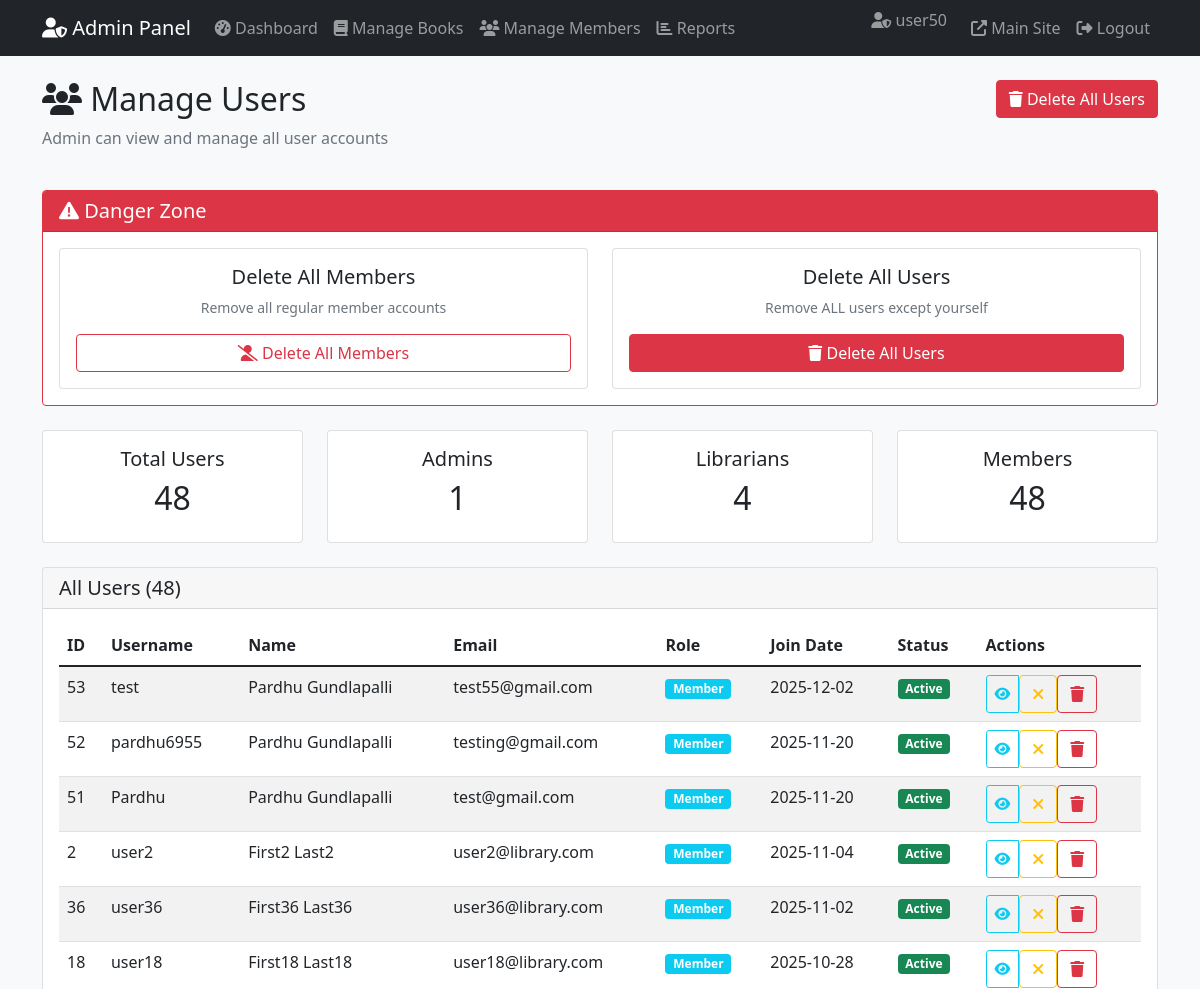
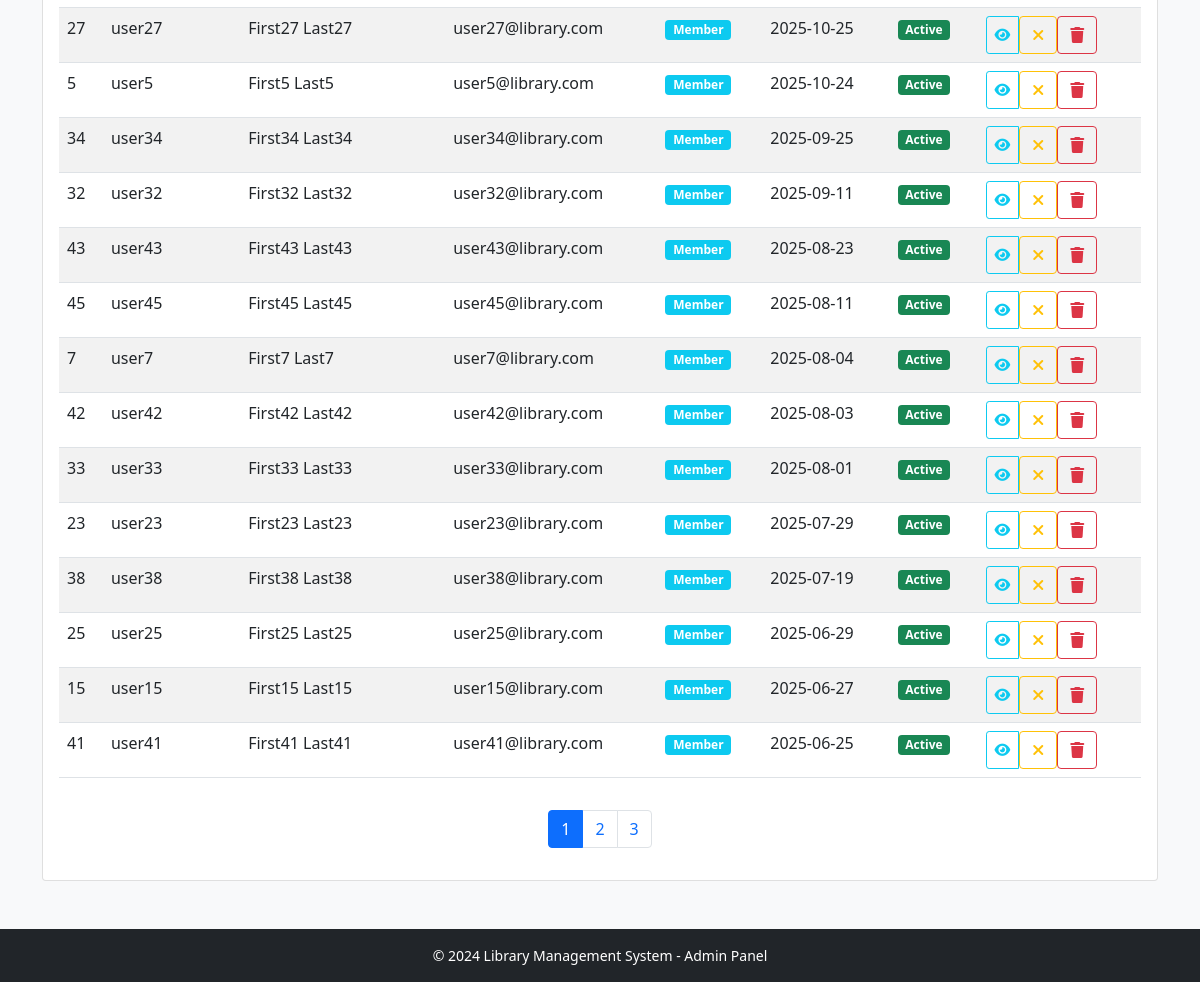
The page /admin/users (signed in) on the database as committed earlier (2 pictures, top to bottom).
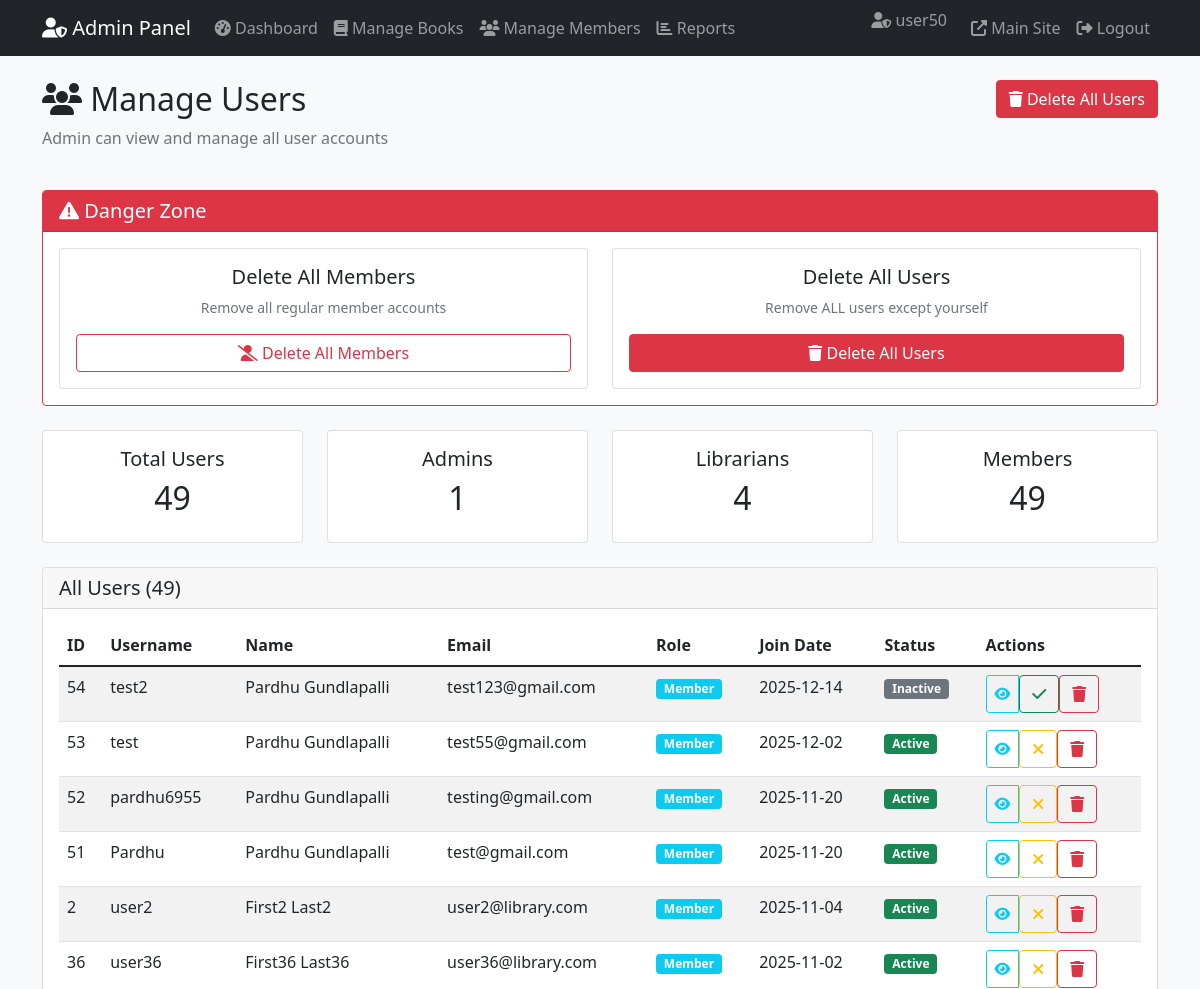
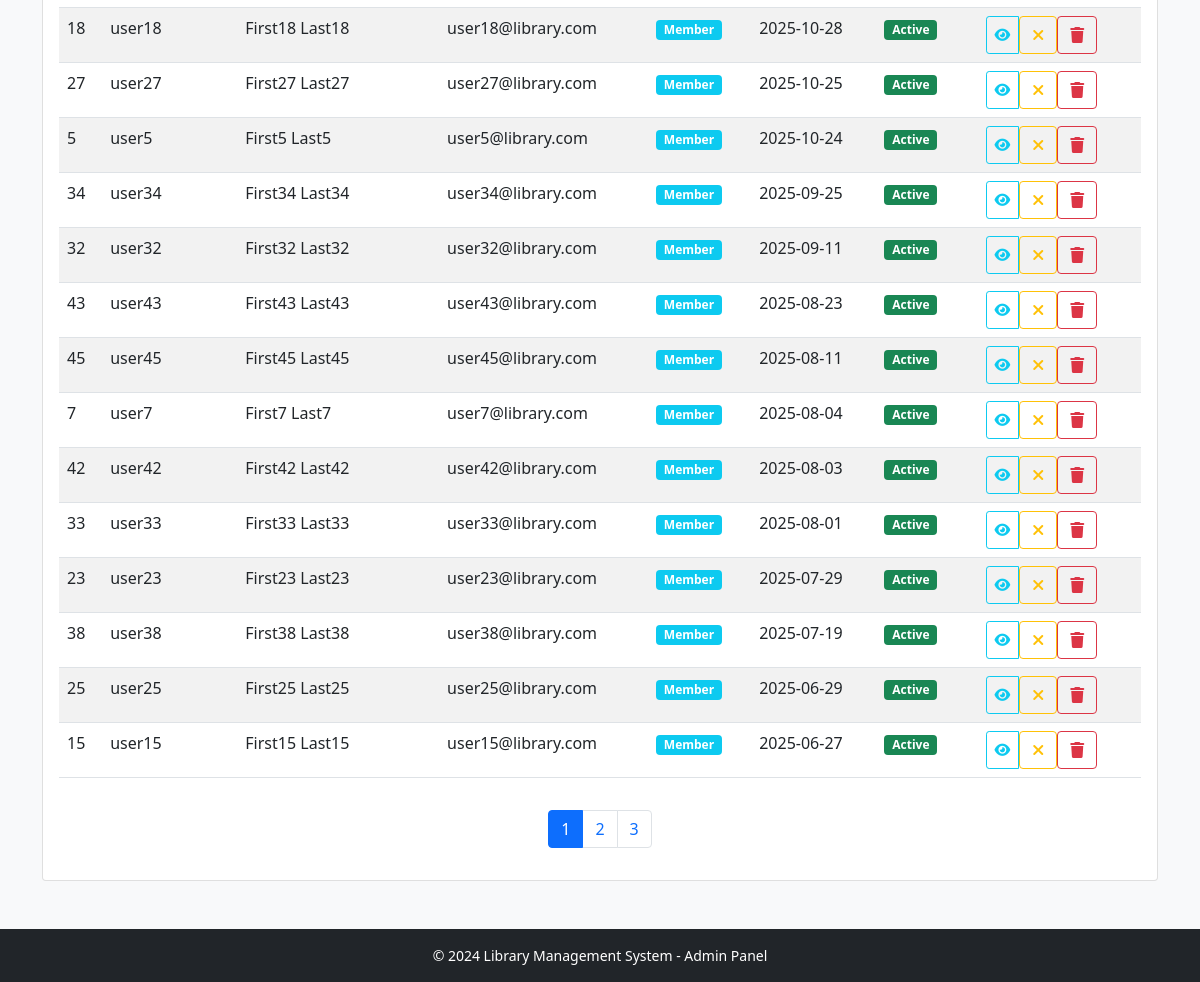
The same page on the database as committed later (2 pictures, top to bottom).
### models/user.py (models this page shows, shortened)
class User(db.Model, UserMixin):
    __tablename__ = 'users'
    id = db.Column(db.Integer, primary_key=True)
    username = db.Column(db.String(80), unique=True, nullable=False)
    email = db.Column(db.String(120), unique=True, nullable=False)
    password_hash = db.Column(db.String(128), nullable=False)
    role = db.Column(db.String(20), nullable=False, default='member')
    first_name = db.Column(db.String(50), nullable=False)
    last_name = db.Column(db.String(50), nullable=False)
    join_date = db.Column(db.DateTime, default=datetime.utcnow)
    is_active = db.Column(db.Boolean, default=True)
    transactions = db.relationship('Transaction', backref='user', lazy=True)
    reservations = db.relationship('Reservation', backref='user', lazy=True)
    fines = db.relationship('Fine', backref='user', lazy=True)

### routes/admin_routes.py (the view)
@admin_bp.route('/admin/users')
@login_required
def admin_users():
    if current_user.role != 'admin':
        flash('Access denied. Admin role required.', 'error')
        return redirect(url_for('index'))
    page = request.args.get('page', 1, type=int)
    users = User.query.filter_by(role='member').order_by(
        User.join_date.desc()
    ).paginate(page=page, per_page=20, error_out=False)
    total_members = User.query.filter_by(role='member').count()
    total_librarians = User.query.filter_by(role='librarian').count()
    total_admins = User.query.filter_by(role='admin').count()
    return render_template('admin/users.html',
                         users=users,
                         total_members=total_members,
                         total_librarians=total_librarians,
                         total_admins=total_admins)

### app.py (called while the page is built)
def create_app():
    app = Flask(__name__)
    app.config.from_object(Config)
    db.init_app(app)
    login_manager = LoginManager()
    login_manager.init_app(app)
    login_manager.login_view = 'auth.login'
    login_manager.login_message_category = 'info'
    @login_manager.user_loader
    def load_user(user_id):
        return User.query.get(int(user_id))
    from routes.auth_routes import auth_bp
    from routes.book_routes import book_bp
    from routes.member_routes import member_bp
    from routes.transaction_routes import transaction_bp
    from routes.admin_routes import admin_bp
    app.register_blueprint(auth_bp)
    app.register_blueprint(book_bp)
    app.register_blueprint(member_bp)
    app.register_blueprint(transaction_bp)
    app.register_blueprint(admin_bp)
    @app.route('/')
    def index():
        return render_template('index.html')
    return app

### templates/admin/users.html (shortened to what this page needs)
{% extends "admin_base.html" %}
{% block content %}
<div class="row">
    <div class="col-md-8">
        <h2><i class="fas fa-users"></i> Manage Users</h2>
        <p class="text-muted">Admin can view and manage all user accounts</p>
    </div>
    <div class="col-md-4 text-end">
        <button type="button" class="btn btn-danger" data-bs-toggle="modal" data-bs-target="#deleteAllModal">
            <i class="fas fa-trash"></i> Delete All Users
        </button>
    </div>
</div>
<div class="card border-danger mt-4">
    <div class="card-header bg-danger text-white">
        <h5 class="mb-0"><i class="fas fa-exclamation-triangle"></i> Danger Zone</h5>
    </div>
    <div class="card-body">
        <div class="row">
            <div class="col-md-6">
                <div class="card">
                    <div class="card-body text-center">
                        <h5>Delete All Members</h5>
                        <p class="text-muted small">Remove all regular member accounts</p>
                        <form method="POST" action="{{ url_for('admin.delete_all_members') }}"
                              onsubmit="return confirm('⚠️ WARNING: This will delete ALL member accounts! This action cannot be undone. Continue?');">
                            <button type="submit" class="btn btn-outline-danger w-100">
                                <i class="fas fa-user-slash"></i> Delete All Members
                            </button>
                        </form>
                    </div>
                </div>
            </div>
            <div class="col-md-6">
                <div class="card">
                    <div class="card-body text-center">
                        <h5>Delete All Users</h5>
                        <p class="text-muted small">Remove ALL users except yourself</p>
                        <button type="button" class="btn btn-danger w-100" data-bs-toggle="modal" data-bs-target="#deleteAllModal">
                            <i class="fas fa-trash"></i> Delete All Users
                        </button>
                    </div>
                </div>
            </div>
        </div>
    </div>
</div>
<div class="row mt-4">
    <div class="col-md-3">
        <div class="card">
            <div class="card-body text-center">
                <h5>Total Users</h5>
                <h2>{{ users.total }}</h2>
            </div>
        </div>
    </div>
    <div class="col-md-3">
        <div class="card">
            <div class="card-body text-center">
                <h5>Admins</h5>
                <h2>{{ total_admins }}</h2>
            </div>
        </div>
    </div>
    <div class="col-md-3">
        <div class="card">
            <div class="card-body text-center">
                <h5>Librarians</h5>
                <h2>{{ total_librarians }}</h2>
            </div>
        </div>
    </div>
    <div class="col-md-3">
        <div class="card">
            <div class="card-body text-center">
                <h5>Members</h5>
                <h2>{{ total_members }}</h2>
            </div>
        </div>
    </div>
</div>
<div class="card mt-4">
    <div class="card-header">
        <h5 class="mb-0">All Users ({{ users.total }})</h5>
    </div>
    <div class="card-body">
        {% if users.items %}
            <div class="table-responsive">
                <table class="table table-striped table-hover">
                    <thead>
                        <tr>
                            <th>ID</th>
                            <th>Username</th>
                            <th>Name</th>
                            <th>Email</th>
                            <th>Role</th>
                            <th>Join Date</th>
                            <th>Status</th>
                            <th>Actions</th>
                        </tr>
                    </thead>
                    <tbody>
                        {% for user in users.items %}
                        <tr>
                            <td>{{ user.id }}</td>
                            <td>{{ user.username }}</td>
                            <td>{{ user.first_name }} {{ user.last_name }}</td>
                            <td>{{ user.email }}</td>
                            <td>
                                <span class="badge
                                    {% if user.role == 'admin' %}bg-danger
                                    {% elif user.role == 'librarian' %}bg-warning
                                    {% else %}bg-info{% endif %}">
                                    {{ user.role|title }}
                                </span>
                            </td>
                            <td>{{ user.join_date.strftime('%Y-%m-%d') if user.join_date else 'N/A' }}</td>
                            <td>
                                {% if user.is_active %}
                                    <span class="badge bg-success">Active</span>
                                {% else %}
                                    <span class="badge bg-secondary">Inactive</span>
                                {% endif %}
                            </td>
                            <td>
                                <div class="btn-group btn-group-sm">
                                    <button class="btn btn-outline-info view-user-btn"
                                            data-user-id="{{ user.id }}"
                                            data-username="{{ user.username }}"
                                            data-firstname="{{ user.first_name }}"
                                            data-lastname="{{ user.last_name }}"
                                            data-email="{{ user.email }}"
                                            data-role="{{ user.role }}"
                                            data-joindate="{{ user.join_date.strftime('%Y-%m-%d') if user.join_date else '' }}"
                                            data-isactive="{{ user.is_active|lower }}"
                                            title="View Details">
                                        <i class="fas fa-eye"></i>
                                    </button>
                                    {% if user.id != current_user.id %}
                                        <form method="POST"
                                              action="{{ url_for('admin.deactivate_user', user_id=user.id) }}"
                                              class="d-inline">
                                            <button type="submit"
                                                    class="btn {% if user.is_active %}btn-outline-warning{% else %}btn-outline-success{% endif %}"
                                                    title="{% if user.is_active %}Deactivate{% else %}Activate{% endif %} User"
                                                    onclick="return confirm('{% if user.is_active %}Deactivate{% else %}Activate{% endif %} user {{ user.username }}?');">
                                                <i class="fas fa-{% if user.is_active %}times{% else %}check{% endif %}"></i>
                                            </button>
                                        </form>
                                        <form method="POST"
                                              action="{{ url_for('admin.delete_user', user_id=user.id) }}"
                                              class="d-inline">
                                            <button type="submit"
                                                    class="btn btn-outline-danger"
                                                    title="Delete User"
                                                    onclick="return confirm('⚠️ Delete user {{ user.username }} permanently? This action cannot be undone!');">
                                                <i class="fas fa-trash"></i>
                                            </button>
                                        </form>
                                    {% else %}
                                        <button class="btn btn-outline-secondary" disabled title="Current User">
                                            <i class="fas fa-user"></i>
                                        </button>
                                    {% endif %}
                                </div>
                            </td>
                        </tr>
                        {% endfor %}
                    </tbody>
                </table>
            </div>
            {% if users.pages > 1 %}
            <nav aria-label="Page navigation" class="mt-3">
                <ul class="pagination justify-content-center">
                    {% for page_num in users.iter_pages() %}
                        {% if page_num %}
                            <li class="page-item {% if page_num == users.page %}active{% endif %}">
                                <a class="page-link" href="{{ url_for('admin.admin_users', page=page_num) }}">
                                    {{ page_num }}
                                </a>
                            </li>
                        {% else %}
                            <li class="page-item disabled"><span class="page-link">…</span></li>
                        {% endif %}
                    {% endfor %}
                </ul>
            </nav>
            {% endif %}
        {% else %}
            <div class="alert alert-info text-center py-5">
                <i class="fas fa-users fa-3x mb-3"></i>
                <h4>No Users Found</h4>
                <p>There are no users in the system.</p>
            </div>
        {% endif %}
    </div>
</div>
{% endblock %}

### templates/admin_base.html (shortened to what this page needs)
<!DOCTYPE html>
<html lang="en">
<head>
    <link href="https://cdn.jsdelivr.net/npm/bootstrap@5.1.3/dist/css/bootstrap.min.css" rel="stylesheet">
    <link href="{{ url_for('static', filename='css/style.css') }}" rel="stylesheet">
    <link rel="stylesheet" href="https://cdnjs.cloudflare.com/ajax/libs/font-awesome/6.4.0/css/all.min.css">
</head>
<body>
    <nav class="navbar navbar-expand-lg navbar-dark bg-dark">
        <div class="container">
            <a class="navbar-brand" href="{{ url_for('admin.admin_dashboard') }}">
                <i class="fas fa-user-shield"></i> Admin Panel
            </a>
            <div class="collapse navbar-collapse" id="adminNav">
                <ul class="navbar-nav me-auto">
                    <li class="nav-item">
                        <a class="nav-link" href="{{ url_for('admin.admin_dashboard') }}">
                            <i class="fas fa-tachometer-alt"></i> Dashboard
                        </a>
                    </li>
                    <li class="nav-item">
                        <a class="nav-link" href="{{ url_for('admin.admin_books') }}">
                            <i class="fas fa-book"></i> Manage Books
                        </a>
                    </li>
                    <li class="nav-item">
                        <a class="nav-link" href="{{ url_for('admin.admin_users') }}">
                            <i class="fas fa-users"></i> Manage Members
                        </a>
                    </li>
                    <li class="nav-item">
                        <a class="nav-link" href="{{ url_for('admin.admin_reports') }}">
                            <i class="fas fa-chart-bar"></i> Reports
                        </a>
                    </li>
                </ul>
                <ul class="navbar-nav">
                    <li class="nav-item">
                        <span class="navbar-text me-3">
                            <i class="fas fa-user-shield"></i> {{ current_user.username }}
                        </span>
                    </li>
                    <li class="nav-item">
                        <a class="nav-link" href="{{ url_for('index') }}" title="Back to Main Site">
                            <i class="fas fa-external-link-alt"></i> Main Site
                        </a>
                    </li>
                    <li class="nav-item">
                        <a class="nav-link" href="{{ url_for('auth.logout') }}">
                            <i class="fas fa-sign-out-alt"></i> Logout
                        </a>
                    </li>
                </ul>
            </div>
        </div>
    </nav>
    <div class="container mt-4">
        {% block content %}{% endblock %}
    </div>
    <footer class="bg-dark text-white mt-5 py-3">
        <div class="container text-center">
            <p class="mb-0 small">&copy; 2024 Library Management System - Admin Panel</p>
        </div>
    </footer>
</body>
</html>

### static/css/style.css (style rules this page uses)
body { background-color: #f8f9fa; }

Rows that differ between the two databases and show on the page:
no longer on this page (row unchanged): User: id "41", username "user41", first_name "First41", last_name "Last41", email "user41@library.com", role "Member", join_date "2025-06-25", is_active "Active"
added User: id "54", username "test2", first_name "Pardhu", last_name "Gundlapalli", email "test123@gmail.com", role "Member", join_date "2025-12-14", is_active "Inactive"
Other text that changed with them:
{{ users.total }}: "48" → "49"
{{ total_members }}: "48" → "49"
